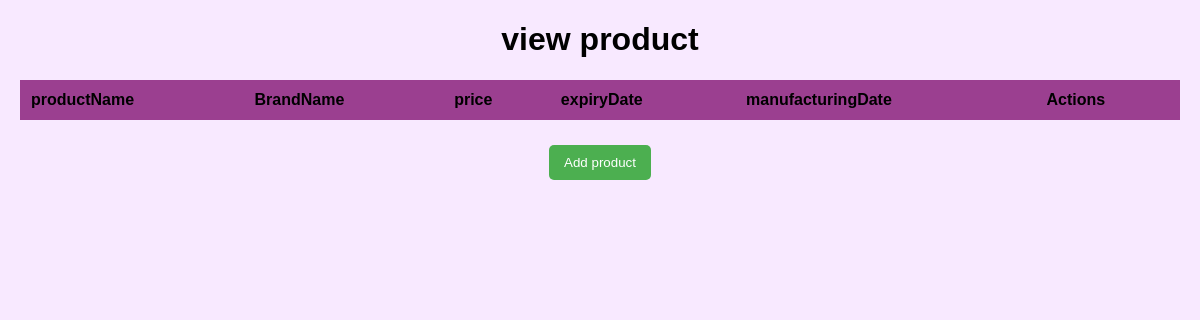
/view_product, run on an earlier commit of the app's database.
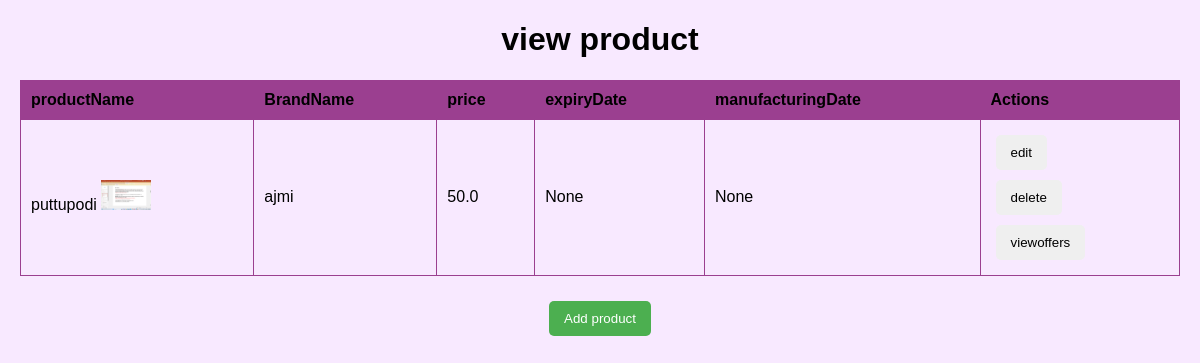
And on a later commit of the database.
### SmartTrolleyApp/models.py (models this page shows)
class ProductTable(models.Model):
    Image =models.FileField(blank=True, null=True)
    Name=models.CharField(max_length=30, blank=True, null=True)
    Price=models.FloatField(blank=True, null=True)
    ManufacturingDate=models.DateField(blank=True, null=True)
    ExpiryDate=models.DateField(blank=True, null=True)
    BrandName=models.CharField(max_length=300, blank=True, null=True)
    Offer=models.CharField(max_length=300, blank=True, null=True)

### SmartTrolleyApp/views.py (the view)
# urls.py: path('view_product',ViewProductPage.as_view(),name="view product"),
class ViewProductPage(View):
    def get(self,request):
        obj = ProductTable.objects.all()
        return render(request,"Admin/viewproduct.html",{'val': obj})

### templates/Admin/viewproduct.html (shortened to what this page needs)
<!DOCTYPE html>
<html lang="en">
<head>
</head>
<body>
    <h1>view product</h1>
    <table>
        <thead>
            <tr>
                <th>productName</th>
                <th>BrandName</th>
                <th>price</th>
                <th>expiryDate</th>
                <th>manufacturingDate</th>
                <th>Actions</th>
            </tr>
        </thead>
        <tbody>
            {% for i in val %}
            <tr>
                <td>{{ i.Name }}
                    <img src="{{ i.Image.url }}" width="50" height="30">
                </td>
                <td>{{ i.BrandName }}</td>
                <td>{{ i.Price }}</td>
                <td>{{ i.ExpiryDate }}</td>
                <td>{{ i.ManufacturingDate }}</td>
                <td>
                    <a href="/edit_product/{{ i.id }}"><button class="edit">edit</button></a><br>
                    <a href="/delete_product/{{ i.id }}"><button class="delete">delete</button></a><br>
                    <a href="/viewoffer_product/{{ i.id }}"><button class="viewoffers">viewoffers</button></a>
            </td>
            </tr>
            {% endfor %}
        </tbody>
    </table>
    <div class="button-container">
        <a href="/add_product"><button class="add-btn">Add product</button></a>
    </div>
</body>
</html>

What changed in the data, as far as the page shows it:
added ProductTable: Name "puttupodi", Image (picture), BrandName "ajmi", Price "50.0", ExpiryDate "None", ManufacturingDate "None"
